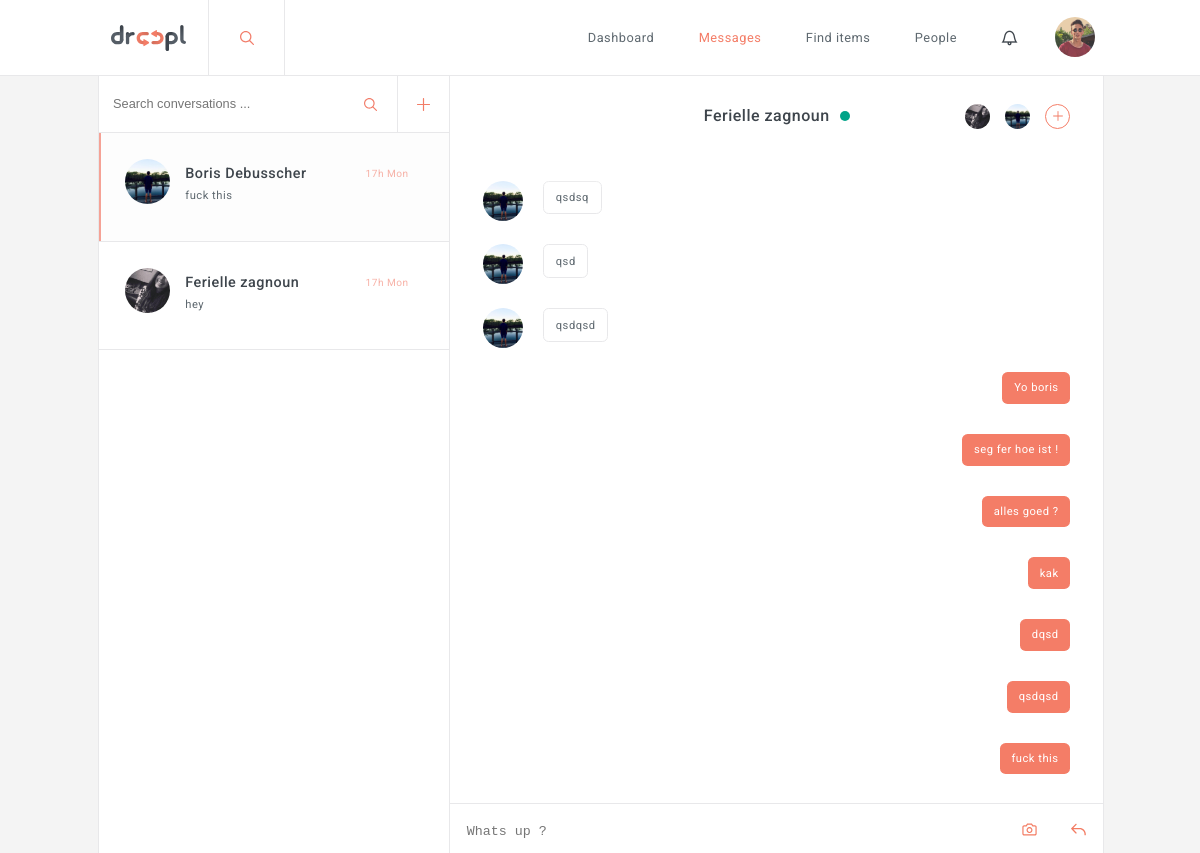
The page /development/index.php?page=messages (signed in) on the database its author committed.
### tables this page shows
CREATE TABLE `conversation` (
  `conversation_id` int(11) NOT NULL,
  `conversation_name` varchar(255) NOT NULL,
  `conversation_creation_date` timestamp NOT NULL DEFAULT CURRENT_TIMESTAMP ON UPDATE CURRENT_TIMESTAMP,
  `conversation_typing` tinyint(1) NOT NULL
);

CREATE TABLE `users` (
  `id` int(11) NOT NULL,
  `firstname` varchar(255) NOT NULL,
  `lastname` varchar(255) NOT NULL,
  `email` varchar(255) NOT NULL,
  `picture` varchar(255) NOT NULL,
  `age` date NOT NULL,
  `street` varchar(255) NOT NULL,
  `nr` varchar(255) NOT NULL,
  `zipcode` varchar(255) NOT NULL,
  `city` varchar(255) NOT NULL,
  `password` varchar(255) NOT NULL,
  `occupation` varchar(255) NOT NULL,
  `number` varchar(255) NOT NULL,
  `status` tinyint(1) NOT NULL,
  `verification` tinyint(1) NOT NULL,
  `description` text NOT NULL,
  `lang` varchar(255) NOT NULL,
  `latitude` varchar(255) NOT NULL,
  `longitude` varchar(255) NOT NULL
);

CREATE TABLE `conversation_users` (
  `id` int(11) NOT NULL,
  `conversation_id` int(11) NOT NULL,
  `user_id` int(11) NOT NULL,
  `creation_date` timestamp NOT NULL DEFAULT CURRENT_TIMESTAMP ON UPDATE CURRENT_TIMESTAMP,
  `user_typing` tinyint(1) NOT NULL
);

CREATE TABLE `messages` (
  `message_id` int(11) NOT NULL,
  `conversation_id` int(11) NOT NULL,
  `user_id` int(11) NOT NULL,
  `message` text NOT NULL,
  `message_creation_date` timestamp NOT NULL DEFAULT CURRENT_TIMESTAMP ON UPDATE CURRENT_TIMESTAMP
);

### development/controller/AppController.php (called while the page is built, shortened)
<?php
class AppController {
	public $route = array();
	public function filter() {
		call_user_func(array($this, $this->route['action']));
		$this->converstations();
	}
	public function converstations(){
		require_once WWW_ROOT . 'dao' .DS. 'ConvoUsersDAO.php';
		$this->convoUsersDAO = new ConvoUsersDAO();
		if(!empty($_SESSION['user'])){
			$converstations = $this->convoUsersDAO->getConversationByUserId($_SESSION['user']['id']);
		}
	}
	public function render() {
		require WWW_ROOT . 'parts/menu.php';
	    require WWW_ROOT . 'pages/' . strtolower($this->route['controller']) . DS . $this->route['action'] . '.php';
	    require WWW_ROOT . 'parts/footer.php';
	}
}

### development/index.php (called while the page is built, shortened)
<?php
require_once WWW_ROOT . 'classes' .DS. 'DatabasePDO.php';
require_once WWW_ROOT . 'includes' .DS. 'routes.php';
$route = $routes[$_GET['page']];
$controllerObj = new $controllerName();
$controllerObj->route = $route;
$controllerObj->filter();
$controllerObj->render();

### development/dao/ConvoUsersDAO.php (called while the page is built, shortened)
<?php
require_once WWW_ROOT .'classes'. DS . 'DatabasePDO.php';
class ConvoUsersDAO
{
	public $pdo;
	public function __construct(){
		$this->pdo = DatabasePDO::getInstance();
	}
	public function getConversationByUserId($user_id){
		$sql = 'SELECT c.conversation_id,c.conversation_name,u.id,u.firstname ,m.message,m.message_creation_date,u.lastname,u.picture
		FROM conversation_users AS cu
        LEFT OUTER JOIN conversation AS c
        on cu.conversation_id = c.conversation_id
		LEFT OUTER JOIN users AS u
        on u.id = (
           SELECT x.user_id
FROM conversation_users AS x
WHERE x.conversation_id = cu.conversation_id AND x.user_id != :check_id
GROUP BY x.conversation_id
        )
        LEFT OUTER JOIN messages AS m
        on c.conversation_id = m.conversation_id AND m.message_creation_date =
        (
           SELECT MAX(r.message_creation_date) FROM conversation_users AS k LEFT OUTER JOIN messages AS r ON r.conversation_id = k.conversation_id WHERE k.conversation_id = cu.conversation_id
        )
        WHERE cu.user_id = :user_id
        GROUP BY cu.id
        ORDER BY m.message_creation_date DESC';
		$stmt = $this->pdo->prepare($sql);
		$stmt->bindValue(':check_id',$user_id);
		$stmt->bindValue(':user_id',$user_id);
		if($stmt->execute()){
			$conversations = $stmt->fetchAll(PDO::FETCH_ASSOC);
			if(!empty($conversations)){
				return $conversations;
			}
		}
		return array();
	}
	public function getUserByConversationId($conversation_id){
		$sql = 'SELECT cu.user_id ,u.firstname,u.lastname,u.picture,cu.user_typing
FROM conversation_users AS cu
LEFT OUTER JOIN users AS u
ON u.id = cu.user_id
WHERE cu.conversation_id = :conversation_id
ORDER BY cu.user_typing DESC';
		$stmt = $this->pdo->prepare($sql);
		$stmt->bindValue(':conversation_id',$conversation_id);
		if($stmt->execute()){
			$users = $stmt->fetchAll(PDO::FETCH_ASSOC);
			if(!empty($users)){
				return $users;
			}
		}
		return array();
	}
}

### development/classes/DatabasePDO.php (called while the page is built)
<?php
class DatabasePDO
{
    public static function getInstance()
    {
        $dsn = Config::DB_TYPE . ':host=' . Config::DB_HOST . ';dbname=' . Config::DB_NAME;
        $pdo = new PDO($dsn, Config::DB_USER, Config::DB_PASS);
        $pdo->setAttribute(PDO::ATTR_ERRMODE, PDO::ERRMODE_EXCEPTION);
		$pdo->setAttribute(PDO::ATTR_EMULATE_PREPARES, false);
        return $pdo;
    }
}

### development/controller/MessagesController.php (called while the page is built, shortened)
<?php
require_once WWW_ROOT . 'controller'. DS .'AppController.php';
class MessagesController extends AppController{
	public function __construct(){
		require_once WWW_ROOT . 'dao' .DS. 'ConversationsDAO.php';
		require_once WWW_ROOT . 'dao' .DS. 'ConvoUsersDAO.php';
		require_once WWW_ROOT . 'dao' .DS. 'MessagesDAO.php';
		$this->conversationDAO = new ConversationsDAO();
		$this->convoUsersDAO = new ConvoUsersDAO();
		$this->messagesDAO = new MessagesDAO();
	}
	public function messages(){
		if(isset($_SESSION['user'])){
			if(!empty($_SESSION['user']['id'])){
				$conversations = $this->convoUsersDAO->getConversationByUserId($_SESSION['user']['id']);
				$id = 0;
				if(isset($_GET) && !empty($_GET['id'])){
					$id = $_GET['id'];
					if($_SESSION["conversation"]["conversation_id"] != $id){
						unset($_SESSION["conversation"]);
					}
				}else{
					if(!empty($conversations)){
						$id = $conversations[0]['conversation_id'];
					}
				}
				$conversation = $this->conversationDAO->getConversationById($id,$_SESSION['user']['id']);
				if(isset($_SESSION['conversation'])){
					$convo_users = $this->convoUsersDAO->getUserByConversationId($conversation['conversation_id']);
					$messages = $this->messagesDAO->getMessagesByConversationId($conversation['conversation_id']);
				}
			}
		}else{
			$this->redirect("?page=login");
		}
	}
}

### development/dao/ConversationsDAO.php (called while the page is built)
<?php
require_once WWW_ROOT .'classes'. DS . 'DatabasePDO.php';
class ConversationsDAO
{
	public $pdo;
	public function __construct(){
		$this->pdo = DatabasePDO::getInstance();
	}
	public function getConversationById($conversation_id,$user_id){
		$sql = 'SELECT c.conversation_id,c.conversation_name,cu.user_id,cu.user_typing
		FROM conversation AS c
		LEFT OUTER JOIN conversation_users AS cu
        on cu.user_id = (
           SELECT x.user_id
FROM conversation_users AS x
WHERE x.conversation_id = c.conversation_id AND x.user_id != :user_id
GROUP BY x.conversation_id
        )
        WHERE c.conversation_id = :conversation_id
        GROUP BY c.conversation_id';
		$stmt = $this->pdo->prepare($sql);
		$stmt->bindValue(':conversation_id',$conversation_id);
		$stmt->bindValue(':user_id',$user_id);
		if($stmt->execute()){
			$conversation = $stmt->fetch(PDO::FETCH_ASSOC);
			if(!empty($conversation)){
				return $conversation;
			}
		}
		return array();
	}
}

### development/dao/MessagesDAO.php (called while the page is built, shortened)
<?php
require_once WWW_ROOT .'classes'. DS . 'DatabasePDO.php';
class MessagesDAO
{
	public $pdo;
	public function __construct(){
		$this->pdo = DatabasePDO::getInstance();
	}
	public function getMessagesByConversationId($conversation_id){
		$sql = 'SELECT m.message_id,m.message,u.id, u.firstname ,u.lastname,u.picture
		FROM messages AS m
		LEFT OUTER JOIN users AS u
        on m.user_id = u.id
        WHERE m.conversation_id = :conversation_id
        GROUP BY m.message_id
        ORDER BY m.message_creation_date DESC LIMIT 10 OFFSET 0';
		$stmt = $this->pdo->prepare($sql);
		$stmt->bindValue(':conversation_id',$conversation_id);
		if($stmt->execute()){
			$messages = $stmt->fetchAll(PDO::FETCH_ASSOC);
			if(!empty($messages)){
				return $messages;
			}
		}
		return array();
	}
}

### development/pages/messages/messages.php (the view, shortened to what this page needs)
<div class="messages">
<aside class="conversations">
    <form id="search-conversations">
        <input type="text" placeholder="Search conversations ..." id="search-conversations-input" name="search-conversations-input">
        <input type="button" id="submit-search-conversations" value="">
        <input type="button" id="new-conversation-btn" name="new-conversation-btn" value="">
    </form>
	<nav class="users">
		<ul>
			<?php foreach ($conversations as $key => $value) { ?>
			<li>
				<a href="?page=messages&id=<?php echo $value['conversation_id']; ?>" <?php if($value['conversation_id'] == $_SESSION['conversation']['conversation_id']){ echo 'class="selected"';} ?>>
				<header>
					<?php if(!empty($value['picture'])){ ?>
					<img src="images/profile_pictures/<?php echo $value['picture'];?>" alt="rachouan rejeb">
					<?php }else{ ?>
					<img src="images/profile_pictures/notfound.svg" alt="rachouan rejeb">
					<?php }?>
					<h1><?php echo $value['firstname'].' '.$value['lastname']; ?> <span><?php $hours = date("H", strtotime($value['message_creation_date'])); $date = date("D", strtotime($value['message_creation_date'])); echo $hours.'h '.$date;?></span></h1>
					<p><span><?php echo $value['message']; ?></span></p>
				</header>
			</a>
		</li>
			<?php } ?>
		</ul>
	</nav>
</aside>
<section class="messages">
	<header>
		<h1><?php echo $value['firstname'].' '.$value['lastname']; ?><span class="status"></span></h1>
		<nav>
			<ul>
				<?php foreach ($convo_users as $key => $value) { ?>
				<?php if(isset($_SESSION['user']) && $_SESSION['user']['id'] != $value['user_id']){ ?>
					<?php if($value['user_typing'] == 1){ ?>
					<li class="user animated bounce infinite"><img src="images/profile_pictures/<?php echo $value['picture']; ?>"></li>
					<?php }else{ ?>
					<li class="user"><?php if(!empty($value['picture'])){ ?>
			<img src="images/profile_pictures/<?php echo $value['picture'];?>" alt="rachouan rejeb">
			<?php }else{ ?>
			<img src="images/profile_pictures/notfound.svg" alt="rachouan rejeb">
			<?php }?></li>
					<?php } ?>
				<?php }
			} ?>
				<li class="add"><input type="submit" id="add_user" name="add_user"></li>
			</ul>
		</nav>
	</header>
	<aside class="chat">
		<ul>
			<?php
			$amount = count($messages)-1;
			for ($i = $amount; $i >= 0; $i--) {
				if($messages[$i]['id'] != $_SESSION['user']['id']){
				?>
				<li id="<?php echo $messages[$i]['message_id']; ?>" class="message"><p><?php if(!empty($messages[$i]['picture'])){ ?>
			<img src="images/profile_pictures/<?php echo $messages[$i]['picture'];?>" alt="rachouan rejeb">
			<?php }else{ ?>
			<img src="images/profile_pictures/notfound.svg" alt="rachouan rejeb">
			<?php }?><span><?php echo $messages[$i]['message']; ?></span></p></li>
			<?php
		}else{ ?>
		<li id="<?php echo $messages[$i]['message_id']; ?>" class="message"><p class="me"><span><?php echo $messages[$i]['message']; ?></span></p></li>
		<?php }
		} ?>
			</ul>
	</aside>
	<form action="" method="post" enctype="multipart/form-data">
				<textarea id="message" name="message" placeholder="Whats up ?"></textarea>
				<div id="message_image_upload">
				</div>
				<input type="submit" id="send_message" name="send_message" value="send message">
			</form>
</section>
</div>

### rows shown on the page
conversation: users.picture (picture), users.firstname "Boris", users.lastname "Debusscher", hours "17", date "Mon", message "fuck this"
conversation: users.picture (picture), users.firstname "Ferielle", users.lastname "zagnoun", hours "17", date "Mon", message "hey"
users: firstname "Ferielle", lastname "zagnoun"
conversation_users: user.picture (picture)
conversation_users: user.picture (picture)
messages: user.picture (picture), message "qsdsq"
messages: user.picture (picture), message "qsd"
messages: user.picture (picture), message "qsdqsd"
messages: message "Yo boris"
messages: message "seg fer hoe ist !"
messages: message "alles goed ?"
messages: message "kak"
messages: message "dqsd"
messages: message "qsdqsd"
messages: message "fuck this"
